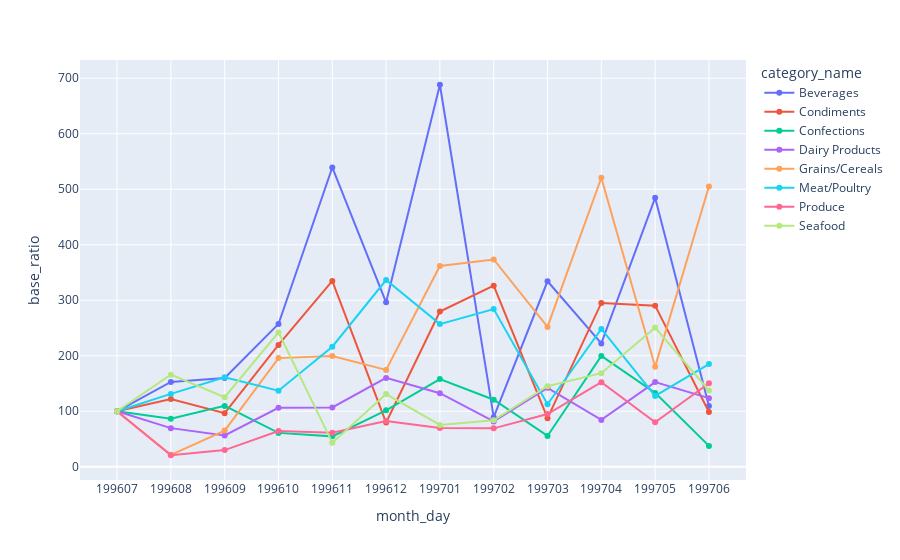

Notebook code cell kept with this figure:
### Code cell
import plotly.express as px 

fig = px.line(data_frame = df, x = "month_day", y = "base_ratio", color = 'category_name', markers=True)
fig.show()

### Figure 1 — Plotly figure (JSON) as saved in the notebook; plotly's stock layout.template omitted (floating-point values rounded to 4 significant figures)
{"data": [{"hovertemplate": "category_name=Beverages<br>month_day=%{x}<br>base_ratio=%{y}<extra></extra>", "legendgroup": "Beverages", "line": {"color": "#636efa", "dash": "solid"}, "marker": {"symbol": "circle"}, "mode": "lines+markers", "name": "Beverages", "orientation": "v", "showlegend": true, "type": "scatter", "x": ["199607", "199608", "199609", "199610", "199611", "199612", "199701", "199702", "199703", "199704", "199705", "199706"], "xaxis": "x", "y": [100, 152.9, 159.9, 257.3, 539.3, 296.4, 688.3, 89.42, 334.2, 222.3, 484.6, 109.5], "yaxis": "y"}, {"hovertemplate": "category_name=Condiments<br>month_day=%{x}<br>base_ratio=%{y}<extra></extra>", "legendgroup": "Condiments", "line": {"color": "#EF553B", "dash": "solid"}, "marker": {"symbol": "circle"}, "mode": "lines+markers", "name": "Condiments", "orientation": "v", "showlegend": true, "type": "scatter", "x": ["199607", "199608", "199609", "199610", "199611", "199612", "199701", "199702", "199703", "199704", "199705", "199706"], "xaxis": "x", "y": [100, 122.3, 96.56, 219.6, 334.9, 79.73, 279.6, 326.3, 87.59, 295.2, 290.3, 98.78], "yaxis": "y"}, {"hovertemplate": "category_name=Confections<br>month_day=%{x}<br>base_ratio=%{y}<extra></extra>", "legendgroup": "Confections", "line": {"color": "#00cc96", "dash": "solid"}, "marker": {"symbol": "circle"}, "mode": "lines+markers", "name": "Confections", "orientation": "v", "showlegend": true, "type": "scatter", "x": ["199607", "199608", "199609", "199610", "199611", "199612", "199701", "199702", "199703", "199704", "199705", "199706"], "xaxis": "x", "y": [100, 86.7, 109.7, 61.1, 54.81, 101.7, 158.1, 120.8, 55.58, 199.8, 133.2, 37.66], "yaxis": "y"}, {"hovertemplate": "category_name=Dairy Products<br>month_day=%{x}<br>base_ratio=%{y}<extra></extra>", "legendgroup": "Dairy Products", "line": {"color": "#ab63fa", "dash": "solid"}, "marker": {"symbol": "circle"}, "mode": "lines+markers", "name": "Dairy Products", "orientation": "v", "showlegend": true, "type": "scatter", "x": ["199607", "199608", "199609", "199610", "199611", "199612", "199701", "199702", "199703", "199704", "199705", "199706"], "xaxis": "x", "y": [100, 69.63, 56.41, 106.2, 106.9, 160.2, 132.6, 81.67, 142.3, 84.46, 152.6, 123.7], "yaxis": "y"}, {"hovertemplate": "category_name=Grains/Cereals<br>month_day=%{x}<br>base_ratio=%{y}<extra></extra>", "legendgroup": "Grains/Cereals", "line": {"color": "#FFA15A", "dash": "solid"}, "marker": {"symbol": "circle"}, "mode": "lines+markers", "name": "Grains/Cereals", "orientation": "v", "showlegend": true, "type": "scatter", "x": ["199607", "199608", "199609", "199610", "199611", "199612", "199701", "199702", "199703", "199704", "199705", "199706"], "xaxis": "x", "y": [100, 21.53, 65.18, 195.8, 199.4, 174.6, 361.8, 373.4, 252.0, 520.7, 180.4, 504.9], "yaxis": "y"}, {"hovertemplate": "category_name=Meat/Poultry<br>month_day=%{x}<br>base_ratio=%{y}<extra></extra>", "legendgroup": "Meat/Poultry", "line": {"color": "#19d3f3", "dash": "solid"}, "marker": {"symbol": "circle"}, "mode": "lines+markers", "name": "Meat/Poultry", "orientation": "v", "showlegend": true, "type": "scatter", "x": ["199607", "199608", "199609", "199610", "199611", "199612", "199701", "199702", "199703", "199704", "199705", "199706"], "xaxis": "x", "y": [100, 131.3, 161.2, 137.2, 216.3, 336.5, 257.1, 284.1, 112.7, 248.5, 127.6, 185.0], "yaxis": "y"}, {"hovertemplate": "category_name=Produce<br>month_day=%{x}<br>base_ratio=%{y}<extra></extra>", "legendgroup": "Produce", "line": {"color": "#FF6692", "dash": "solid"}, "marker": {"symbol": "circle"}, "mode": "lines+markers", "name": "Produce", "orientation": "v", "showlegend": true, "type": "scatter", "x": ["199607", "199608", "199609", "199610", "199611", "199612", "199701", "199702", "199703", "199704", "199705", "199706"], "xaxis": "x", "y": [100, 20.79, 30.11, 64.39, 61.15, 82.48, 69.92, 69.26, 95.04, 152.3, 80.12, 150.5], "yaxis": "y"}, {"hovertemplate": "category_name=Seafood<br>month_day=%{x}<br>base_ratio=%{y}<extra></extra>", "legendgroup": "Seafood", "line": {"color": "#B6E880", "dash": "solid"}, "marker": {"symbol": "circle"}, "mode": "lines+markers", "name": "Seafood", "orientation": "v", "showlegend": true, "type": "scatter", "x": ["199607", "199608", "199609", "199610", "199611", "199612", "199701", "199702", "199703", "199704", "199705", "199706"], "xaxis": "x", "y": [100, 165.9, 125.4, 242.1, 43.45, 131.0, 75.48, 83.78, 145.1, 168.7, 250.7, 137.4], "yaxis": "y"}], "layout": {"legend": {"title": {"text": "category_name"}, "tracegroupgap": 0}, "margin": {"t": 60}, "xaxis": {"anchor": "y", "domain": [0, 1], "title": {"text": "month_day"}}, "yaxis": {"anchor": "x", "domain": [0, 1], "title": {"text": "base_ratio"}}}}
